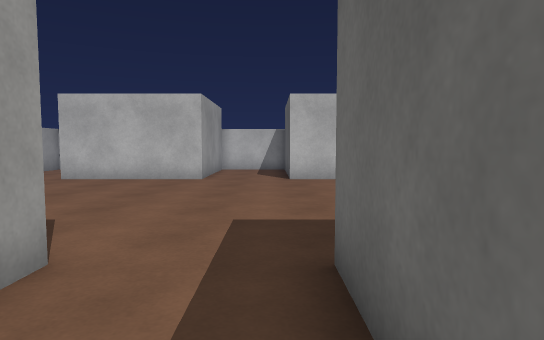
view 1 (above)

17 first-person views from a walk through a Unity game level. The camera is 1.2 m above the floor, tilts 4° down and sees 75° across. The floor is counted in squares, 1 m on a side. Each view is taken from the middle of a square. On the plan, view 1 faces up. The plan holds only what a view shows up to about 14 squares ahead; the rest is blank. The player character is not drawn. Some surface patterns are stand-ins.

view 2
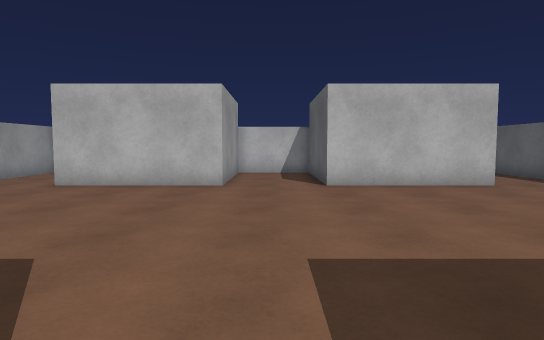

view 3
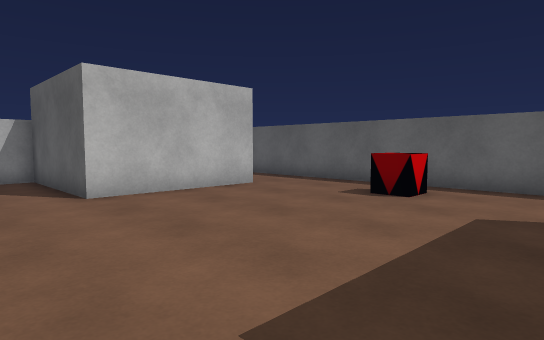

view 4
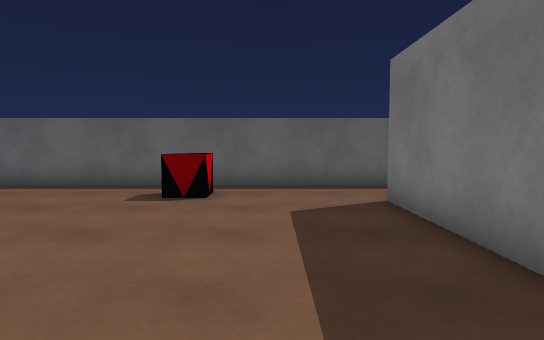

view 5
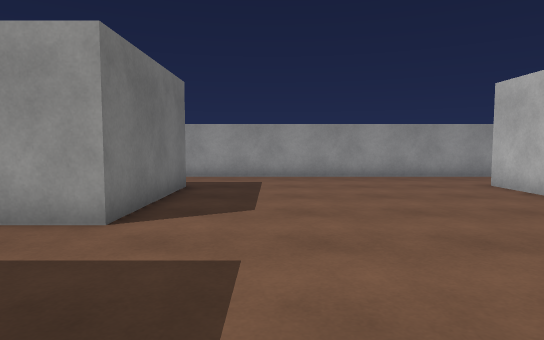

view 6
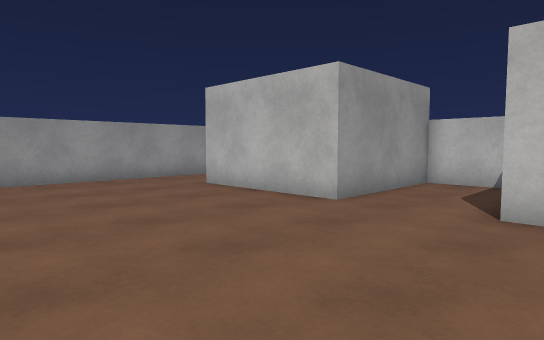

view 7
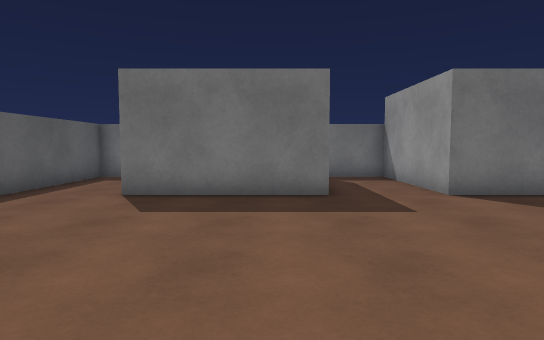

view 8
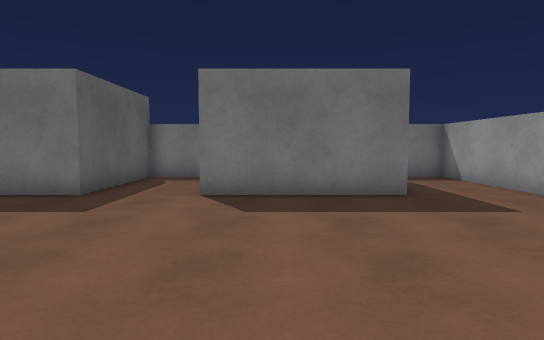

view 9
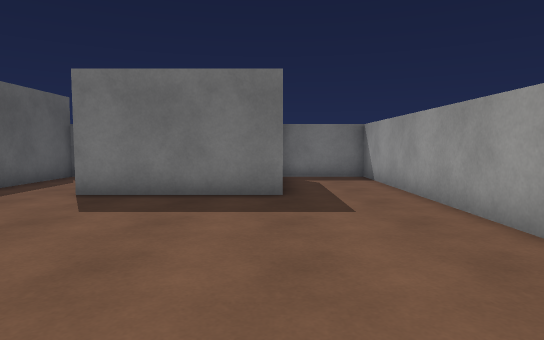

view 10
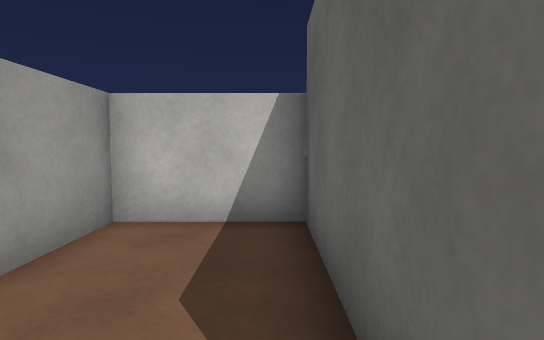

view 11
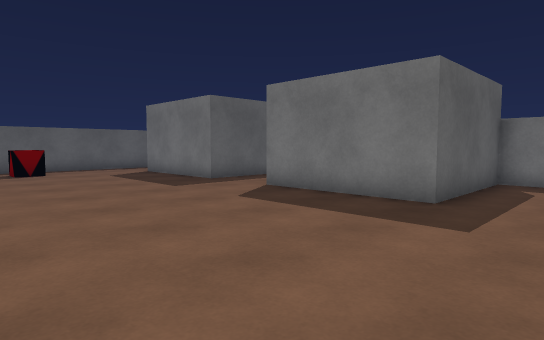

view 12
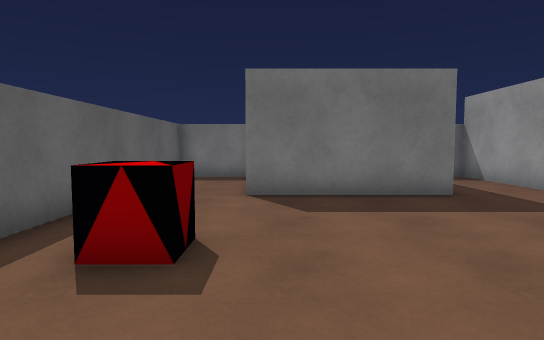

view 13
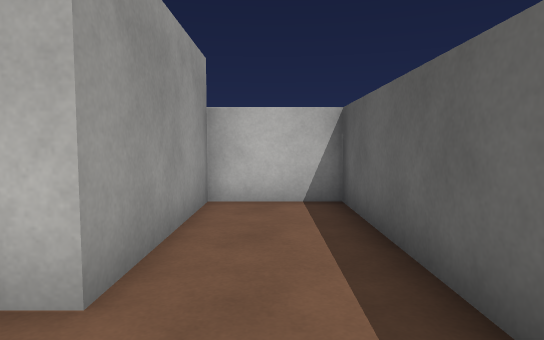

view 14
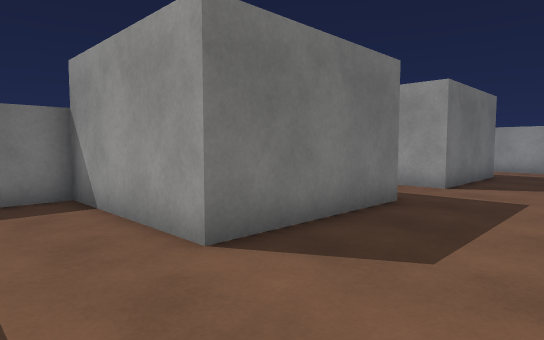

view 15
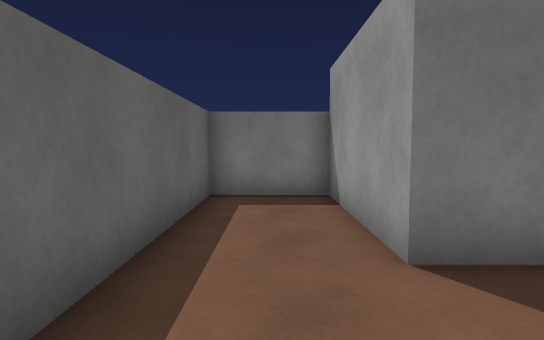

view 16
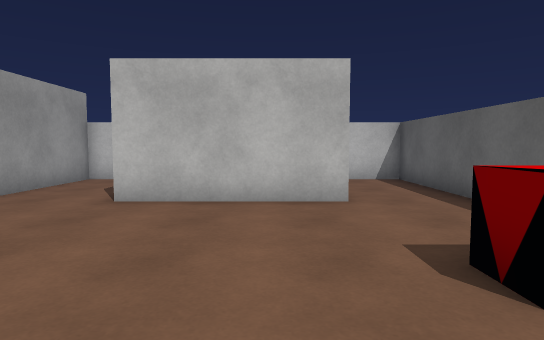

view 17
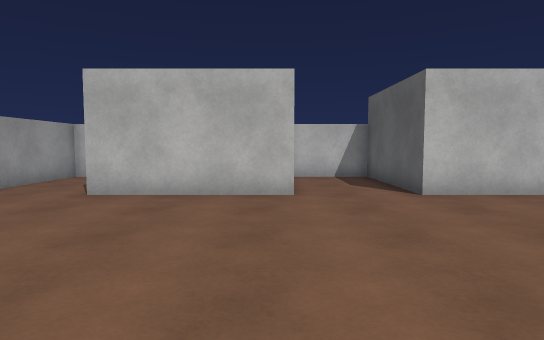

### Floor plan
Points are (right, up) in squares from view 1. A wall is a line through its corners. A room is listed if a view was taken in it or the views show most of it. See-through windows are left out.
Room 1 (views 1, 2, 3, 4, 5, 6, 7, 8, 9, 10, 11, 12, 13, 14, 15, 16, 17)
walls: (-2.3, 3.5) (-2.3, -1.5) (0.6, -1.5) (0.6, 3.5) (5.6, 3.5) (5.6, -1.5) (8.5, -1.5) (8.5, 17.5) (5.6, 17.5) (5.6, 12.5) (0.6, 12.5) (0.6, 17.5) (-2.5, 17.5) (-2.5, 12.5) (-7.5, 12.5) (-7.5, 17.5) (-10.5, 17.5) (-10.5, -1.5) (-7.3, -1.5) (-7.3, 3.5) (-2.3, 3.5)
objects: other object (6, 8) to (7, 8)

Where each view was taken, in squares from view 1:
view 1: 0 up, 0 right, facing up
view 2: 2 up, 1 left, facing up
view 3: 4 up, 2 left, facing up-right
view 4: 6 up, 2 left, facing right
view 5: 6 up, 3 right, facing left
view 6: 6 up, 2 right, facing up-left
view 7: 12 up, 2 right, facing down
view 8: 12 up, 4 left, facing down
view 9: 12 up, 7 left, facing down
view 10: 12 up, 8 left, facing up
view 11: 11 up, 10 left, facing down-right
view 12: 12 up, 5 right, facing down
view 13: 10 up, 7 right, facing up
view 14: 7 up, 8 right, facing down-left
view 15: 7 up, 7 right, facing down
view 16: 5 up, 4 right, facing up
view 17: 4 up, 3 left, facing up
